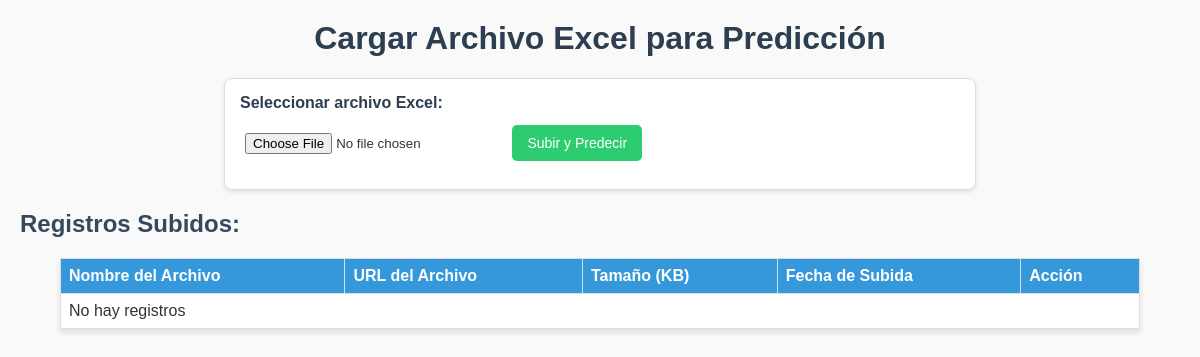
Before: / with the older database file.
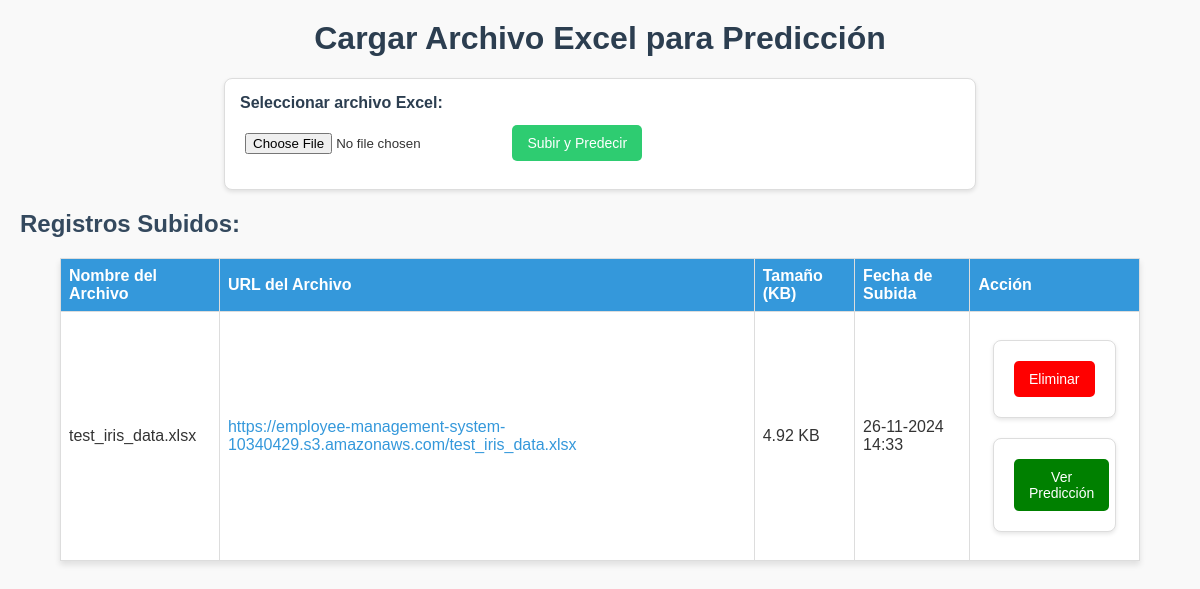
After: the same page with the newer database file.
### technical_challenge_andres_gomez/models.py (models this page shows, shortened)
class Registro(models.Model):
    nombre_archivo = models.CharField(max_length=255, unique=True)  # Nombre del archivo
    url_archivo = models.URLField()  # URL del archivo en S3
    peso_archivo = models.CharField(max_length=50)  # Peso en KB
    fecha_subida = models.DateTimeField(auto_now_add=True)  # Fecha de subida

### technical_challenge_andres_gomez/views.py (the view, shortened to what this page needs)
# urls.py: path('', views.predict_from_excel, name='upload'),
def predict_from_excel(request):
    return render(request, 'upload.html', {
        'registros': Registro.objects.all(),
    })

### templates/upload.html (shortened to what this page needs)
<!DOCTYPE html>
<html lang="es">
<head>
    {% load static %}
    <link rel="stylesheet" href="{% static 'css/base.css' %}">
    <link rel="stylesheet" href="{% static 'css/styles.css' %}">
</head>
<body>
    <h1>Cargar Archivo Excel para Predicción</h1>
    <form method="POST" enctype="multipart/form-data">
        <label for="excel_file">Seleccionar archivo Excel:</label>
        <input type="file" name="excel_file" accept=".xlsx, .xls" required>
        <button type="submit">Subir y Predecir</button>
    </form>
    <h2>Registros Subidos:</h2>
    <table>
        <thead>
            <tr>
                <th>Nombre del Archivo</th>
                <th>URL del Archivo</th>
                <th>Tamaño (KB)</th>
                <th>Fecha de Subida</th>
                <th>Acción</th>
            </tr>
        </thead>
        <tbody>
            {% for registro in registros %}
                <tr>
                    <td>{{ registro.nombre_archivo }}</td>
                    <td><a href="{{ registro.url_archivo }}" target="_blank">{{ registro.url_archivo }}</a></td>
                    <td>{{ registro.peso_archivo }}</td>
                    <td>{{ registro.fecha_subida|date:"d-m-Y H:i" }}</td>
                    <td>
                        <form method="POST" action="{% url 'eliminar_registro' registro.id %}">
                            <button type="submit" style="background-color: red; color: white;">Eliminar</button>
                        </form>
                        <form method="GET" action="{% url 'ver_prediccion' registro.id %}">
                            <button type="submit" style="background-color: green; color: white;">Ver Predicción</button>
                        </form>
                    </td>
                </tr>
            {% empty %}
                <tr>
                    <td colspan="5">No hay registros</td>
                </tr>
            {% endfor %}
        </tbody>
    </table>
</body>
</html>

### static/css/base.css (style rules this page uses)
body { font-family: Arial, sans-serif; margin: 0; padding: 0; background-color: #f9f9f9; color: #333; }
h1 { text-align: center; color: #2c3e50; margin-top: 20px; }
h2 { color: #34495e; margin-left: 20px; }
table { width: 90%; margin: 20px auto; border-collapse: collapse; background-color: #fff; box-shadow: 0px 4px 6px rgba(0, 0, 0, 0.1); }
table th, table td { border: 1px solid #ddd; text-align: left; padding: 8px; }
table th { background-color: #3498db; color: white; }
table a { color: #3498db; text-decoration: none; }
button { padding: 10px 15px; border: none; border-radius: 5px; cursor: pointer; }
button[type="submit"] { margin: 5px; }
a { text-decoration: none; }

### static/css/styles.css (style rules this page uses)
form { width: 60%; margin: 20px auto; padding: 15px; background-color: #ffffff; border: 1px solid #ddd; border-radius: 8px; box-shadow: 0 2px 4px rgba(0, 0, 0, 0.1); }
form label { display: block; margin-bottom: 8px; font-weight: bold; color: #2c3e50; }
form input[type="file"] { margin-bottom: 15px; padding: 5px; }
form button { background-color: #2ecc71; color: white; font-size: 14px; }

Changed rows visible on the page:
added Registro: nombre_archivo "test_iris_data.xlsx", url_archivo "https://employee-management-system-10340429.s3.amazonaws.com/test_iris_data.xlsx", peso_archivo "4.92 KB", fecha_subida "26-11-2024 14:33"
Other visible differences:
text no longer shown: "No hay registros"
